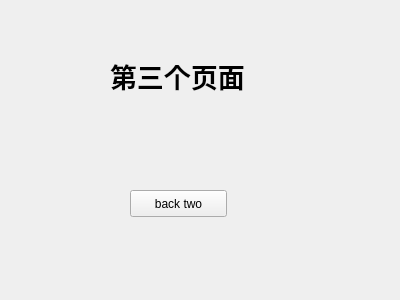
<?xml version="1.0" encoding="UTF-8"?>
<ui version="4.0">
 <class>threeForm</class>
 <widget class="QWidget" name="threeForm">
  <property name="geometry">
   <rect>
    <x>0</x>
    <y>0</y>
    <width>400</width>
    <height>300</height>
   </rect>
  </property>
  <property name="windowTitle">
   <string>Form</string>
  </property>
  <widget class="QLabel" name="label">
   <property name="geometry">
    <rect>
     <x>110</x>
     <y>40</y>
     <width>151</width>
     <height>71</height>
    </rect>
   </property>
   <property name="font">
    <font>
     <pointsize>20</pointsize>
     <weight>75</weight>
     <bold>true</bold>
    </font>
   </property>
   <property name="text">
    <string>第三个页面</string>
   </property>
  </widget>
  <widget class="QPushButton" name="btn_backtwo">
   <property name="geometry">
    <rect>
     <x>130</x>
     <y>190</y>
     <width>97</width>
     <height>27</height>
    </rect>
   </property>
   <property name="text">
    <string>back two</string>
   </property>
  </widget>
 </widget>
 <resources/>
 <connections/>
</ui>
